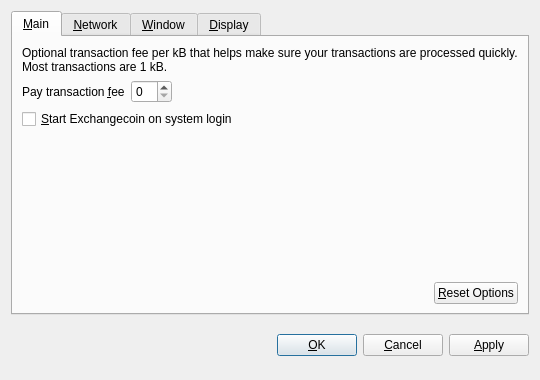
<?xml version="1.0" encoding="UTF-8"?>
<ui version="4.0">
 <class>OptionsDialog</class>
 <widget class="QDialog" name="OptionsDialog">
  <property name="geometry">
   <rect>
    <x>0</x>
    <y>0</y>
    <width>540</width>
    <height>380</height>
   </rect>
  </property>
  <property name="windowTitle">
   <string>Options</string>
  </property>
  <property name="modal">
   <bool>true</bool>
  </property>
  <layout class="QVBoxLayout" name="verticalLayout">
   <item>
    <widget class="QTabWidget" name="tabWidget">
     <property name="tabPosition">
      <enum>QTabWidget::North</enum>
     </property>
     <property name="currentIndex">
      <number>0</number>
     </property>
     <widget class="QWidget" name="tabMain">
      <attribute name="title">
       <string>&amp;Main</string>
      </attribute>
      <layout class="QVBoxLayout" name="verticalLayout_Main">
       <item>
        <widget class="QLabel" name="transactionFeeInfoLabel">
         <property name="text">
          <string>Optional transaction fee per kB that helps make sure your transactions are processed quickly. Most transactions are 1 kB.</string>
         </property>
         <property name="textFormat">
          <enum>Qt::PlainText</enum>
         </property>
         <property name="wordWrap">
          <bool>true</bool>
         </property>
        </widget>
       </item>
       <item>
        <layout class="QHBoxLayout" name="horizontalLayout_1_Main">
         <item>
          <widget class="QLabel" name="transactionFeeLabel">
           <property name="text">
            <string>Pay transaction &amp;fee</string>
           </property>
           <property name="textFormat">
            <enum>Qt::PlainText</enum>
           </property>
           <property name="buddy">
            <cstring>transactionFee</cstring>
           </property>
          </widget>
         </item>
         <item>
          <widget class="BitcoinAmountField" name="transactionFee"/>
         </item>
         <item>
          <spacer name="horizontalSpacer_1_Main">
           <property name="orientation">
            <enum>Qt::Horizontal</enum>
           </property>
           <property name="sizeHint" stdset="0">
            <size>
             <width>40</width>
             <height>20</height>
            </size>
           </property>
          </spacer>
         </item>
        </layout>
       </item>
       <item>
        <widget class="QCheckBox" name="bitcoinAtStartup">
         <property name="toolTip">
          <string>Automatically start Exchangecoin after logging in to the system.</string>
         </property>
         <property name="text">
          <string>&amp;Start Exchangecoin on system login</string>
         </property>
        </widget>
       </item>
       <item>
        <spacer name="verticalSpacer_Main">
         <property name="orientation">
          <enum>Qt::Vertical</enum>
         </property>
         <property name="sizeHint" stdset="0">
          <size>
           <width>20</width>
           <height>40</height>
          </size>
         </property>
        </spacer>
       </item>
       <item>
        <layout class="QHBoxLayout" name="horizontalLayout_2_Main">
         <item>
          <spacer name="horizontalSpacer_2_Main">
           <property name="orientation">
            <enum>Qt::Horizontal</enum>
           </property>
           <property name="sizeHint" stdset="0">
            <size>
             <width>40</width>
             <height>20</height>
            </size>
           </property>
          </spacer>
         </item>
         <item>
          <widget class="QPushButton" name="resetButton">
           <property name="toolTip">
            <string>Reset all client options to default.</string>
           </property>
           <property name="text">
            <string>&amp;Reset Options</string>
           </property>
           <property name="autoDefault">
            <bool>false</bool>
           </property>
          </widget>
         </item>
        </layout>
       </item>
      </layout>
     </widget>
     <widget class="QWidget" name="tabNetwork">
      <attribute name="title">
       <string>&amp;Network</string>
      </attribute>
      <layout class="QVBoxLayout" name="verticalLayout_Network">
       <item>
        <widget class="QCheckBox" name="mapPortUpnp">
         <property name="toolTip">
          <string>Automatically open the Exchangecoin client port on the router. This only works when your router supports UPnP and it is enabled.</string>
         </property>
         <property name="text">
          <string>Map port using &amp;UPnP</string>
         </property>
        </widget>
       </item>
       <item>
        <widget class="QCheckBox" name="connectSocks">
         <property name="toolTip">
          <string>Connect to the Exchangecoin network through a SOCKS proxy (e.g. when connecting through Tor).</string>
         </property>
         <property name="text">
          <string>&amp;Connect through SOCKS proxy:</string>
         </property>
        </widget>
       </item>
       <item>
        <layout class="QHBoxLayout" name="horizontalLayout_Network">
         <item>
          <widget class="QLabel" name="proxyIpLabel">
           <property name="text">
            <string>Proxy &amp;IP:</string>
           </property>
           <property name="textFormat">
            <enum>Qt::PlainText</enum>
           </property>
           <property name="buddy">
            <cstring>proxyIp</cstring>
           </property>
          </widget>
         </item>
         <item>
          <widget class="QValidatedLineEdit" name="proxyIp">
           <property name="maximumSize">
            <size>
             <width>140</width>
             <height>16777215</height>
            </size>
           </property>
           <property name="toolTip">
            <string>IP address of the proxy (e.g. 127.0.0.1)</string>
           </property>
          </widget>
         </item>
         <item>
          <widget class="QLabel" name="proxyPortLabel">
           <property name="text">
            <string>&amp;Port:</string>
           </property>
           <property name="textFormat">
            <enum>Qt::PlainText</enum>
           </property>
           <property name="buddy">
            <cstring>proxyPort</cstring>
           </property>
          </widget>
         </item>
         <item>
          <widget class="QLineEdit" name="proxyPort">
           <property name="maximumSize">
            <size>
             <width>55</width>
             <height>16777215</height>
            </size>
           </property>
           <property name="toolTip">
            <string>Port of the proxy (e.g. 9050)</string>
           </property>
          </widget>
         </item>
         <item>
          <widget class="QLabel" name="socksVersionLabel">
           <property name="text">
            <string>SOCKS &amp;Version:</string>
           </property>
           <property name="textFormat">
            <enum>Qt::PlainText</enum>
           </property>
           <property name="buddy">
            <cstring>socksVersion</cstring>
           </property>
          </widget>
         </item>
         <item>
          <widget class="QValueComboBox" name="socksVersion">
           <property name="toolTip">
            <string>SOCKS version of the proxy (e.g. 5)</string>
           </property>
          </widget>
         </item>
         <item>
          <spacer name="horizontalSpacer_Network">
           <property name="orientation">
            <enum>Qt::Horizontal</enum>
           </property>
           <property name="sizeHint" stdset="0">
            <size>
             <width>40</width>
             <height>20</height>
            </size>
           </property>
          </spacer>
         </item>
        </layout>
       </item>
       <item>
        <spacer name="verticalSpacer_Network">
         <property name="orientation">
          <enum>Qt::Vertical</enum>
         </property>
         <property name="sizeHint" stdset="0">
          <size>
           <width>20</width>
           <height>40</height>
          </size>
         </property>
        </spacer>
       </item>
      </layout>
     </widget>
     <widget class="QWidget" name="tabWindow">
      <attribute name="title">
       <string>&amp;Window</string>
      </attribute>
      <layout class="QVBoxLayout" name="verticalLayout_Window">
       <item>
        <widget class="QCheckBox" name="minimizeToTray">
         <property name="toolTip">
          <string>Show only a tray icon after minimizing the window.</string>
         </property>
         <property name="text">
          <string>&amp;Minimize to the tray instead of the taskbar</string>
         </property>
        </widget>
       </item>
       <item>
        <widget class="QCheckBox" name="minimizeOnClose">
         <property name="toolTip">
          <string>Minimize instead of exit the application when the window is closed. When this option is enabled, the application will be closed only after selecting Quit in the menu.</string>
         </property>
         <property name="text">
          <string>M&amp;inimize on close</string>
         </property>
        </widget>
       </item>
       <item>
        <spacer name="verticalSpacer_Window">
         <property name="orientation">
          <enum>Qt::Vertical</enum>
         </property>
         <property name="sizeHint" stdset="0">
          <size>
           <width>20</width>
           <height>40</height>
          </size>
         </property>
        </spacer>
       </item>
      </layout>
     </widget>
     <widget class="QWidget" name="tabDisplay">
      <attribute name="title">
       <string>&amp;Display</string>
      </attribute>
      <layout class="QVBoxLayout" name="verticalLayout_Display">
       <item>
        <layout class="QHBoxLayout" name="horizontalLayout_1_Display">
         <item>
          <widget class="QLabel" name="langLabel">
           <property name="text">
            <string>User Interface &amp;language:</string>
           </property>
           <property name="textFormat">
            <enum>Qt::PlainText</enum>
           </property>
           <property name="buddy">
            <cstring>lang</cstring>
           </property>
          </widget>
         </item>
         <item>
          <widget class="QValueComboBox" name="lang">
           <property name="toolTip">
            <string>The user interface language can be set here. This setting will take effect after restarting Exchangecoin.</string>
           </property>
          </widget>
         </item>
        </layout>
       </item>
       <item>
        <layout class="QHBoxLayout" name="horizontalLayout_2_Display">
         <item>
          <widget class="QLabel" name="unitLabel">
           <property name="text">
            <string>&amp;Unit to show amounts in:</string>
           </property>
           <property name="textFormat">
            <enum>Qt::PlainText</enum>
           </property>
           <property name="buddy">
            <cstring>unit</cstring>
           </property>
          </widget>
         </item>
         <item>
          <widget class="QValueComboBox" name="unit">
           <property name="toolTip">
            <string>Choose the default subdivision unit to show in the interface and when sending coins.</string>
           </property>
          </widget>
         </item>
        </layout>
       </item>
       <item>
        <widget class="QCheckBox" name="displayAddresses">
         <property name="toolTip">
          <string>Whether to show Exchangecoin addresses in the transaction list or not.</string>
         </property>
         <property name="text">
          <string>&amp;Display addresses in transaction list</string>
         </property>
        </widget>
       </item>
       <item>
        <widget class="QCheckBox" name="coinControlFeatures">
         <property name="toolTip">
          <string>Whether to show coin control features or not.</string>
         </property>
         <property name="text">
          <string>Display coin &amp;control features (experts only!)</string>
         </property>
        </widget>
       </item>
       <item>
        <spacer name="verticalSpacer_Display">
         <property name="orientation">
          <enum>Qt::Vertical</enum>
         </property>
         <property name="sizeHint" stdset="0">
          <size>
           <width>20</width>
           <height>40</height>
          </size>
         </property>
        </spacer>
       </item>
      </layout>
     </widget>
    </widget>
   </item>
   <item>
    <layout class="QHBoxLayout" name="horizontalLayout_Buttons">
     <item>
      <spacer name="horizontalSpacer_1">
       <property name="orientation">
        <enum>Qt::Horizontal</enum>
       </property>
       <property name="sizeHint" stdset="0">
        <size>
         <width>40</width>
         <height>48</height>
        </size>
       </property>
      </spacer>
     </item>
     <item>
      <widget class="QLabel" name="statusLabel">
       <property name="font">
        <font>
         <weight>75</weight>
         <bold>true</bold>
        </font>
       </property>
       <property name="text">
        <string/>
       </property>
       <property name="textFormat">
        <enum>Qt::PlainText</enum>
       </property>
       <property name="wordWrap">
        <bool>true</bool>
       </property>
      </widget>
     </item>
     <item>
      <spacer name="horizontalSpacer_2">
       <property name="orientation">
        <enum>Qt::Horizontal</enum>
       </property>
       <property name="sizeHint" stdset="0">
        <size>
         <width>40</width>
         <height>48</height>
        </size>
       </property>
      </spacer>
     </item>
     <item>
      <widget class="QPushButton" name="okButton">
       <property name="text">
        <string>&amp;OK</string>
       </property>
      </widget>
     </item>
     <item>
      <widget class="QPushButton" name="cancelButton">
       <property name="text">
        <string>&amp;Cancel</string>
       </property>
       <property name="autoDefault">
        <bool>false</bool>
       </property>
      </widget>
     </item>
     <item>
      <widget class="QPushButton" name="applyButton">
       <property name="text">
        <string>&amp;Apply</string>
       </property>
       <property name="autoDefault">
        <bool>false</bool>
       </property>
      </widget>
     </item>
    </layout>
   </item>
  </layout>
 </widget>
 <customwidgets>
  <customwidget>
   <class>BitcoinAmountField</class>
   <extends>QSpinBox</extends>
   <header>bitcoinamountfield.h</header>
  </customwidget>
  <customwidget>
   <class>QValueComboBox</class>
   <extends>QComboBox</extends>
   <header>qvaluecombobox.h</header>
  </customwidget>
  <customwidget>
   <class>QValidatedLineEdit</class>
   <extends>QLineEdit</extends>
   <header>qvalidatedlineedit.h</header>
  </customwidget>
 </customwidgets>
 <resources/>
 <connections/>
</ui>
